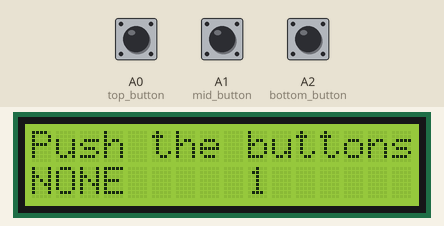
A sketch run on a simulated Arduino Uno, built with avr-gcc and run on an emulated ATmega328P. Parts: 16×2 character LCD. The test bench sets the inputs (shaded band); at power-on: A0 (top_button) HIGH, A1 (mid_button) HIGH, A2 (bottom_button) HIGH.

Above: at 1.2 s.
1.3 s: A0 (top_button) pulled LOW for 0.15 s
At 1.37 s:
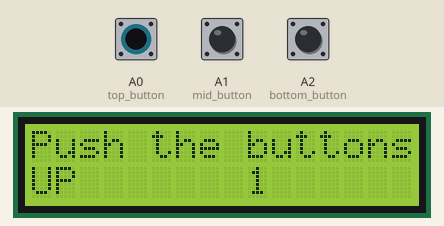
2.9 s: A1 (mid_button) pulled LOW for 0.15 s
At 2.95 s:
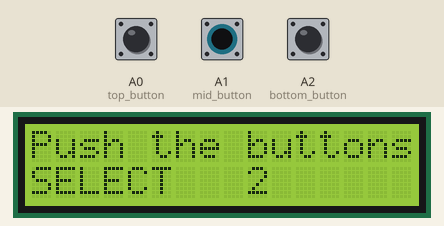
4.5 s: A2 (bottom_button) pulled LOW for 0.15 s
At 4.57 s:
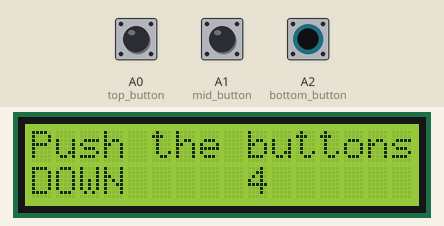
6.1 s: A0 (top_button) pulled LOW for 1 s
At 6.8 s:
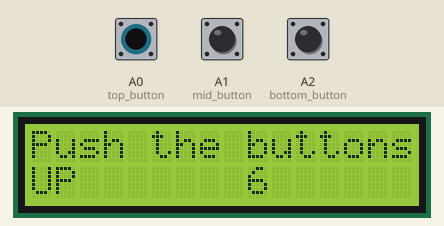
8.6 s: A1 (mid_button) pulled LOW for 1 s
At 9.4 s:
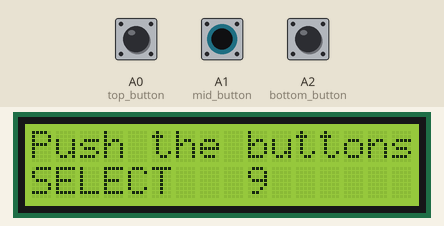
11.1 s: A2 (bottom_button) pulled LOW for 1 s
At 11.8 s:
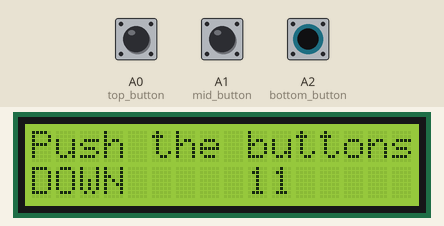
Timing chart, 0 to 14.1 s (numbered marks = the images above; inputs shaded):
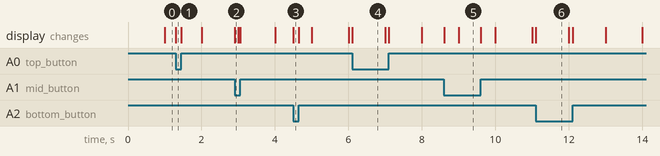

Measured:
- after the input at 1.3 s, the display: changes at once (image 1)
- after the input at 2.9 s, the display: changes at once (image 2)
- after the input at 4.5 s, the display: changes at once (image 3)
- after the input at 6.1 s, the display: changes at once (image 4)
- after the input at 8.6 s, the display: first changes at once (image 5 shows a later state)
- after the input at 11.1 s, the display: changes at once (image 6)
- what the display in image 4 shows lasts 0.9 s, from 6.1 s to 7.0 s

The sketch:

LCD_button_control.ino
```cpp
//Sample using LiquidCrystal library
#include <LiquidCrystal.h>

// select the pins used on the LCD panel
LiquidCrystal lcd(8, 9, 4, 5, 6, 7);      //default pins for the Arduino Uno

// define some values used by the panel and buttons
int lcd_key     = 0;
int adc_key_in  = 0;
#define btnRIGHT  0
#define btnUP     1
#define btnDOWN   2
#define btnLEFT   3
#define btnSELECT 4
#define btnNONE   5

const int top_button = A0;
const int mid_button = A1;
const int bottom_button = A2;

// read the onboard buttons
int read_onboard_LCD_buttons()
{
 adc_key_in = analogRead(0);      // read the value from the sensor
 // my buttons when read are centered at these values: 0, 144, 329, 504, 741
 // we add approx 50 to those values and check to see if we are close

 if (adc_key_in < 50)   return btnRIGHT;
 if (adc_key_in < 195)  return btnUP;
 if (adc_key_in < 380)  return btnDOWN;
 if (adc_key_in < 555)  return btnLEFT;
 if (adc_key_in < 790)  return btnSELECT;


 return btnNONE;  // when all others fail, return this...
}

// read external read_onboard_LCD_buttons
int read_external_LCD_buttons()
{
  int up = digitalRead(top_button);
  int click = digitalRead(mid_button);
  int down = digitalRead(bottom_button);

  // up was pressed
  if(click == LOW)
  {
    return btnSELECT;
  }
  else if(down == LOW)
  {
    return btnDOWN;
  }
  else if(up == LOW)
  {
    return btnUP;
  }
  else
  {
    return btnNONE;
  }
}

void setup()
{
 lcd.begin(16, 2);              // start the library
 lcd.setCursor(0,0);
 pinMode(top_button, INPUT_PULLUP);
 pinMode(mid_button, INPUT_PULLUP);
 pinMode(bottom_button, INPUT_PULLUP);
 lcd.print("Push the buttons"); // print a simple message
}

void loop()
{
 lcd.setCursor(9,1);            // move cursor to second line "1" and 9 spaces over
 lcd.print(millis()/1000);      // display seconds elapsed since power-up


 lcd.setCursor(0,1);            // move to the begining of the second line
 lcd_key = read_external_LCD_buttons();  // read the buttons

 switch (lcd_key)               // depending on which button was pushed, we perform an action
 {
   case btnUP:
     {
     lcd.print("UP    ");
     break;
     }
   case btnDOWN:
     {
     lcd.print("DOWN  ");
     break;
     }
   case btnSELECT:
     {
     lcd.print("SELECT");
     break;
     }
     case btnNONE:
     {
     lcd.print("NONE  ");
     break;
     }
 }
}
```
